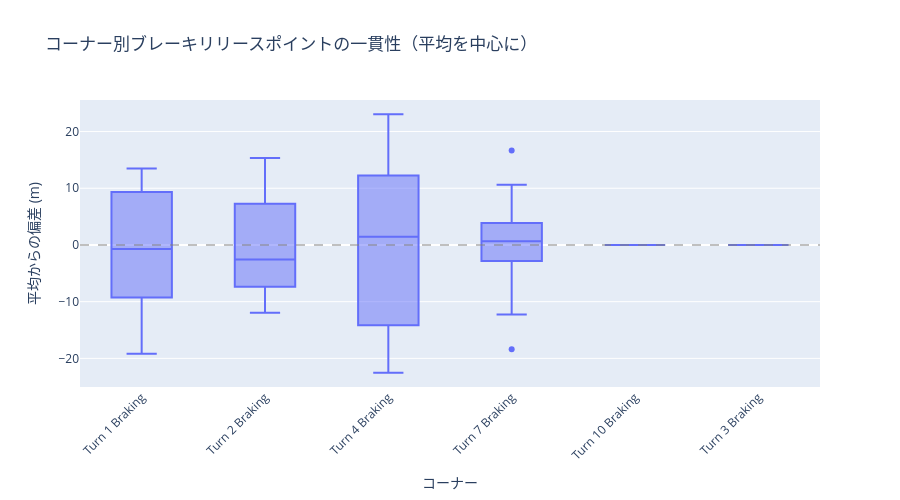

The code cell stored with this chart in its notebook:
### Code cell
# ブレーキリリースポイントの一貫性
# ドライバーがブレーキを離す位置のばらつきを表示

braking_with_release = stats_df[stats_df["segment_type"] == "braking"].dropna(
    subset=["brake_release_point"]
)

if len(braking_with_release) > 0:
    braking_with_release = braking_with_release.copy()
    braking_with_release["release_deviation"] = braking_with_release.groupby("segment_name")[
        "brake_release_point"
    ].transform(lambda x: x - x.mean())

    fig = px.box(
        braking_with_release,
        x="segment_name",
        y="release_deviation",
        title="コーナー別ブレーキリリースポイントの一貫性（平均を中心に）",
        labels={"release_deviation": "平均からの偏差 (m)", "segment_name": "コーナー"},
    )
    fig.update_layout(xaxis_tickangle=-45, width=900, height=500)
    fig.add_hline(y=0, line_dash="dash", line_color="gray", opacity=0.5)
    show_fig(fig)
else:
    print("ブレーキリリースポイントデータがありません")

### Figure 1 — Plotly figure (JSON) as saved in the notebook; plotly's stock layout.template omitted (floating-point values rounded to 4 significant figures)
{"data": [{"alignmentgroup": "True", "hovertemplate": "コーナー=%{x}<br>平均からの偏差 (m)=%{y}<extra></extra>", "legendgroup": "", "marker": {"color": "#636efa"}, "name": "", "notched": false, "offsetgroup": "", "orientation": "v", "showlegend": false, "type": "box", "x": ["Turn 1 Braking", "Turn 2 Braking", "Turn 4 Braking", "Turn 7 Braking", "Turn 1 Braking", "Turn 2 Braking", "Turn 4 Braking", "Turn 7 Braking", "Turn 1 Braking", "Turn 2 Braking", "Turn 4 Braking", "Turn 7 Braking", "Turn 1 Braking", "Turn 2 Braking", "Turn 4 Braking", "Turn 7 Braking", "Turn 1 Braking", "Turn 2 Braking", "Turn 4 Braking", "Turn 7 Braking", "Turn 1 Braking", "Turn 2 Braking", "Turn 4 Braking", "Turn 7 Braking", "Turn 1 Braking", "Turn 2 Braking", "Turn 4 Braking", "Turn 7 Braking", "Turn 1 Braking", "Turn 2 Braking", "Turn 4 Braking", "Turn 7 Braking", "Turn 10 Braking", "Turn 1 Braking", "Turn 2 Braking", "Turn 4 Braking", "Turn 7 Braking", "Turn 1 Braking", "Turn 2 Braking", "Turn 4 Braking", "Turn 7 Braking", "Turn 1 Braking", "Turn 2 Braking", "Turn 4 Braking", "Turn 7 Braking", "Turn 1 Braking", "Turn 2 Braking", "Turn 3 Braking", "Turn 4 Braking", "Turn 7 Braking", "Turn 1 Braking", "Turn 2 Braking", "Turn 4 Braking", "Turn 7 Braking"], "x0": " ", "xaxis": "x", "y": [-19.18, -2.562, -12.03, 0.318, 8.377, 6.389, 8.159, 10.6, 13.19, 4.284, -0.9384, 1.547, 12.15, 15.33, 4.075, 2.02, -9.109, -11.98, 11.79, 3.099, 13.48, 9.864, 23.03, 16.64, -4.484, -6.957, 15.18, 0.04066, 7.544, 10.3, 13.66, -0.4131, 0.0, 3.648, 4.318, -0.07629, -18.39, -0.7076, -3.675, -22.52, -12.27, -9.801, -10.61, -21.32, -10.05, -10.46, -6.114, 0.0, -20.47, 0.6466, -4.648, -8.588, 1.463, 6.208], "y0": " ", "yaxis": "y"}], "layout": {"boxmode": "group", "height": 500, "legend": {"tracegroupgap": 0}, "shapes": [{"line": {"color": "gray", "dash": "dash"}, "opacity": 0.5, "type": "line", "x0": 0, "x1": 1, "xref": "x domain", "y0": 0, "y1": 0, "yref": "y"}], "title": {"text": "コーナー別ブレーキリリースポイントの一貫性（平均を中心に）"}, "width": 900, "xaxis": {"anchor": "y", "domain": [0.0, 1.0], "tickangle": -45, "title": {"text": "コーナー"}}, "yaxis": {"anchor": "x", "domain": [0.0, 1.0], "title": {"text": "平均からの偏差 (m)"}}}}
